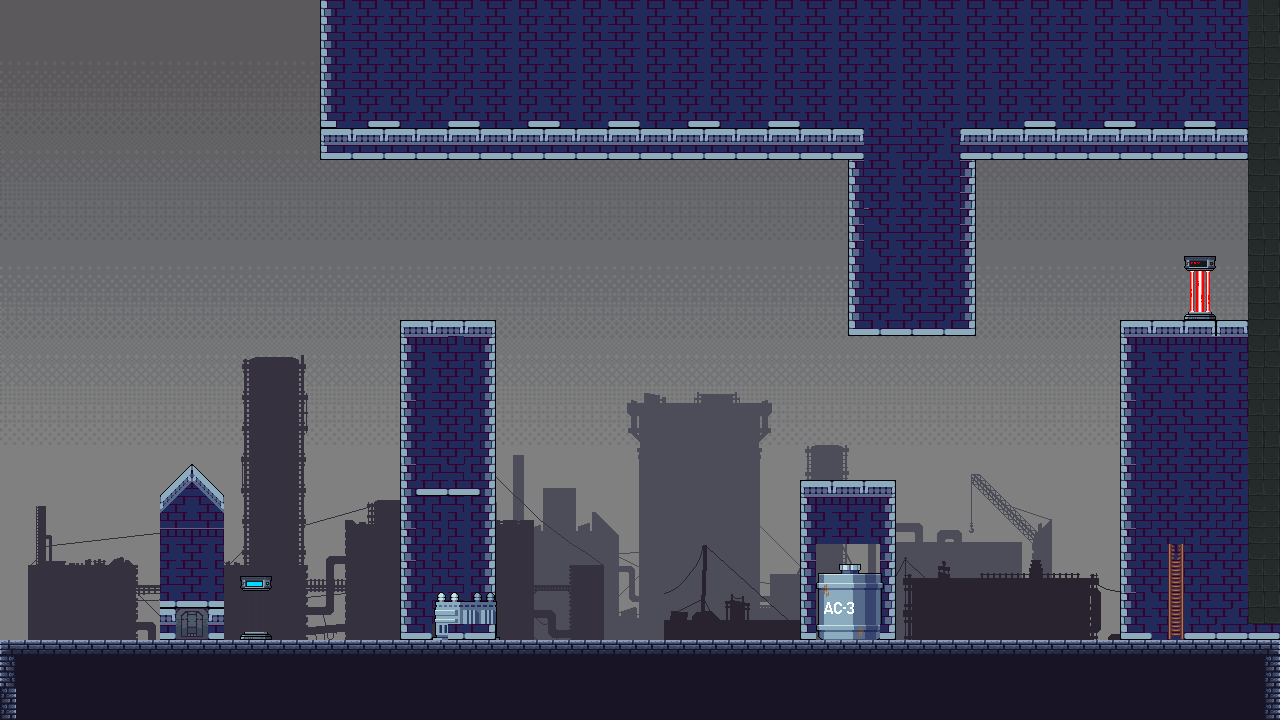

Tiled map render using the project's own tile images. Description and the map definition, with tile-layer contents summarised, below:
An orthogonal 80x45 tile map with 16x16 px tiles, 3 tile layers (Obstacle, Decor, Tanah), 9 tilesets, 4 image layers and 9 objects.

<map version="1.10" tiledversion="1.11.2" orientation="orthogonal" renderorder="right-down" width="80" height="45" tilewidth="16" tileheight="16" infinite="0" nextlayerid="23" nextobjectid="45">
 <tileset firstgid="1" name="barrier_deactivate" tilewidth="16" tileheight="16" tilecount="144" columns="36">
  <image source="barrier_deactivate.png" width="576" height="64" />
 </tileset>
 <tileset firstgid="145" name="barrier_idle" tilewidth="16" tileheight="16" tilecount="144" columns="36">
  <image source="barrier_idle.png" width="576" height="64" />
 </tileset>
 <tileset firstgid="289" name="control_panel_idle" tilewidth="16" tileheight="16" tilecount="80" columns="40">
  <image source="control_panel_idle.png" width="640" height="32" />
 </tileset>
 <tileset firstgid="369" name="Cyberpunk" tilewidth="16" tileheight="16" tilecount="256" columns="16">
  <image source="Cyberpunk.png" width="256" height="256" />
 </tileset>
 <tileset firstgid="625" name="Dungeon Tile Set" tilewidth="16" tileheight="16" tilecount="270" columns="15">
  <image source="Dungeon Tile Set.png" width="240" height="288" />
 </tileset>
 <tileset firstgid="895" name="mainlevbuild" tilewidth="16" tileheight="16" tilecount="2560" columns="64">
  <image source="mainlevbuild.png" width="1024" height="640" />
 </tileset>
 <tileset firstgid="3455" name="Decoration" tilewidth="78" tileheight="77" tilecount="27" columns="0">
  <grid orientation="orthogonal" width="1" height="1" />
  <tile id="0">
   <image source="decorations/1.png" width="32" height="17" />
  </tile>
  <tile id="1">
   <image source="decorations/2.png" width="32" height="14" />
  </tile>
  <tile id="2">
   <image source="decorations/3.png" width="32" height="6" />
  </tile>
  <tile id="3">
   <image source="decorations/4.png" width="32" height="8" />
  </tile>
  <tile id="4">
   <image source="decorations/5.png" width="5" height="6" />
  </tile>
  <tile id="5">
   <image source="decorations/6.png" width="5" height="3" />
  </tile>
  <tile id="6">
   <image source="decorations/7.png" width="17" height="3" />
  </tile>
  <tile id="7">
   <image source="decorations/8.png" width="19" height="24" />
  </tile>
  <tile id="8">
   <image source="decorations/9.png" width="35" height="19" />
  </tile>
  <tile id="9">
   <image source="decorations/10.png" width="11" height="16" />
  </tile>
  <tile id="10">
   <image source="decorations/11.png" width="13" height="17" />
  </tile>
  <tile id="11">
   <image source="decorations/12.png" width="26" height="18" />
  </tile>
  <tile id="12">
   <image source="decorations/13.png" width="57" height="26" />
  </tile>
  <tile id="13">
   <image source="decorations/14.png" width="57" height="26" />
  </tile>
  <tile id="14">
   <image source="decorations/15.png" width="57" height="26" />
  </tile>
  <tile id="15">
   <image source="decorations/16.png" width="57" height="26" />
  </tile>
  <tile id="16">
   <image source="decorations/17.png" width="65" height="16" />
  </tile>
  <tile id="17">
   <image source="decorations/18.png" width="49" height="16" />
  </tile>
  <tile id="18">
   <image source="decorations/19.png" width="32" height="22" />
  </tile>
  <tile id="19">
   <image source="decorations/20.png" width="24" height="22" />
  </tile>
  <tile id="20">
   <image source="decorations/21.png" width="13" height="22" />
  </tile>
  <tile id="21">
   <image source="decorations/22.png" width="7" height="22" />
  </tile>
  <tile id="22">
   <image source="decorations/23.png" width="35" height="6" />
  </tile>
  <tile id="23">
   <image source="decorations/24.png" width="68" height="76" />
  </tile>
  <tile id="24">
   <image source="decorations/25.png" width="68" height="77" />
  </tile>
  <tile id="25">
   <image source="decorations/26.png" width="68" height="48" />
  </tile>
  <tile id="26">
   <image source="decorations/27.png" width="78" height="35" />
  </tile>
 </tileset>
 <tileset firstgid="3482" name="Background" tilewidth="1280" tileheight="720" tilecount="19" columns="0">
  <grid orientation="orthogonal" width="1" height="1" />
  <tile id="0">
   <image source="power_line/1.png" width="63" height="39" />
  </tile>
  <tile id="1">
   <image source="power_line/2.png" width="73" height="64" />
  </tile>
  <tile id="2">
   <image source="power_line/3.png" width="61" height="192" />
  </tile>
  <tile id="3">
   <image source="power_line/4.png" width="69" height="192" />
  </tile>
  <tile id="4">
   <image source="power_line/5.png" width="13" height="13" />
  </tile>
  <tile id="5">
   <image source="power_line/6.png" width="16" height="11" />
  </tile>
  <tile id="6">
   <image source="power_line/7.png" width="16" height="7" />
  </tile>
  <tile id="7">
   <image source="power_line/8.png" width="16" height="5" />
  </tile>
  <tile id="8">
   <image source="power_line/9.png" width="16" height="4" />
  </tile>
  <tile id="9">
   <image source="background/Day/1.png" width="576" height="324" />
  </tile>
  <tile id="10">
   <image source="background/Day/2.png" width="576" height="324" />
  </tile>
  <tile id="11">
   <image source="background/Day/3.png" width="576" height="324" />
  </tile>
  <tile id="12">
   <image source="background/Day/4.png" width="576" height="324" />
  </tile>
  <tile id="13">
   <image source="background/Day/5.png" width="576" height="324" />
  </tile>
  <tile id="14">
   <image source="background/Night/1.png" width="1280" height="720" />
  </tile>
  <tile id="15">
   <image source="background/Night/2.png" width="576" height="324" />
  </tile>
  <tile id="16">
   <image source="background/Night/3.png" width="576" height="324" />
  </tile>
  <tile id="17">
   <image source="background/Night/4.png" width="576" height="324" />
  </tile>
  <tile id="18">
   <image source="background/Night/5.png" width="576" height="324" />
  </tile>
 </tileset>
 <tileset firstgid="3501" source="mainlevbuild.tsx" />
 <imagelayer id="19" name="Background mood" locked="1">
  <image source="background/Night/1.png" width="1280" height="720" />
 </imagelayer>
 <imagelayer id="21" name="bg2" offsetx="476" offsety="316">
  <image source="background/Night/2.png" width="576" height="324" />
 </imagelayer>
 <imagelayer id="20" name="bg1" offsetx="28" offsety="332">
  <image source="background/Night/3.png" width="576" height="324" />
 </imagelayer>
 <imagelayer id="22" name="bg3" offsetx="664" offsety="338">
  <image source="background/Night/5.png" width="576" height="324" />
 </imagelayer>
 <layer id="3" name="Obstacle" width="80" height="45" locked="1">
  <data>[3600 cells, 1045 non-empty, 73 distinct tile ids]</data>
 </layer>
 <layer id="2" name="Decor" width="80" height="45" locked="1">
  <data>[3600 cells, 189 non-empty, 33 distinct tile ids]</data>
 </layer>
 <layer id="1" name="Tanah" width="80" height="45">
  <data>[3600 cells, 446 non-empty, 52 distinct tile ids]</data>
 </layer>
 <objectgroup color="#960000" id="7" name="Wall" visible="0" locked="1">
  <object id="10" x="320" y="0.666667" width="966.667" height="156.667" />
  <object id="11" x="402.667" y="321.333" width="89.3333" height="317.333" />
  <object id="12" x="802.667" y="482.667" width="92" height="156" />
  <object id="13" x="1121.33" y="321.333" width="156" height="316" />
  <object id="25" x="849.5" y="160" width="125.5" height="174.5" />
  <object id="26" x="1248" y="158" width="32" height="162.667" />
 </objectgroup>
 <objectgroup id="8" name="Ground" visible="0" locked="1">
  <object id="16" x="-1.33333" y="640" width="1281.33" height="81.3333" />
 </objectgroup>
 <objectgroup color="#0000c8" id="9" name="Spawn" visible="0" locked="1">
  <object id="17" x="240.5" y="577.5" width="30.5" height="62" />
 </objectgroup>
 <objectgroup color="#00be00" id="11" name="Exit" visible="0" locked="1">
  <object id="18" x="1184.67" y="256.333" width="31" height="63.3333" />
 </objectgroup>
</map>
